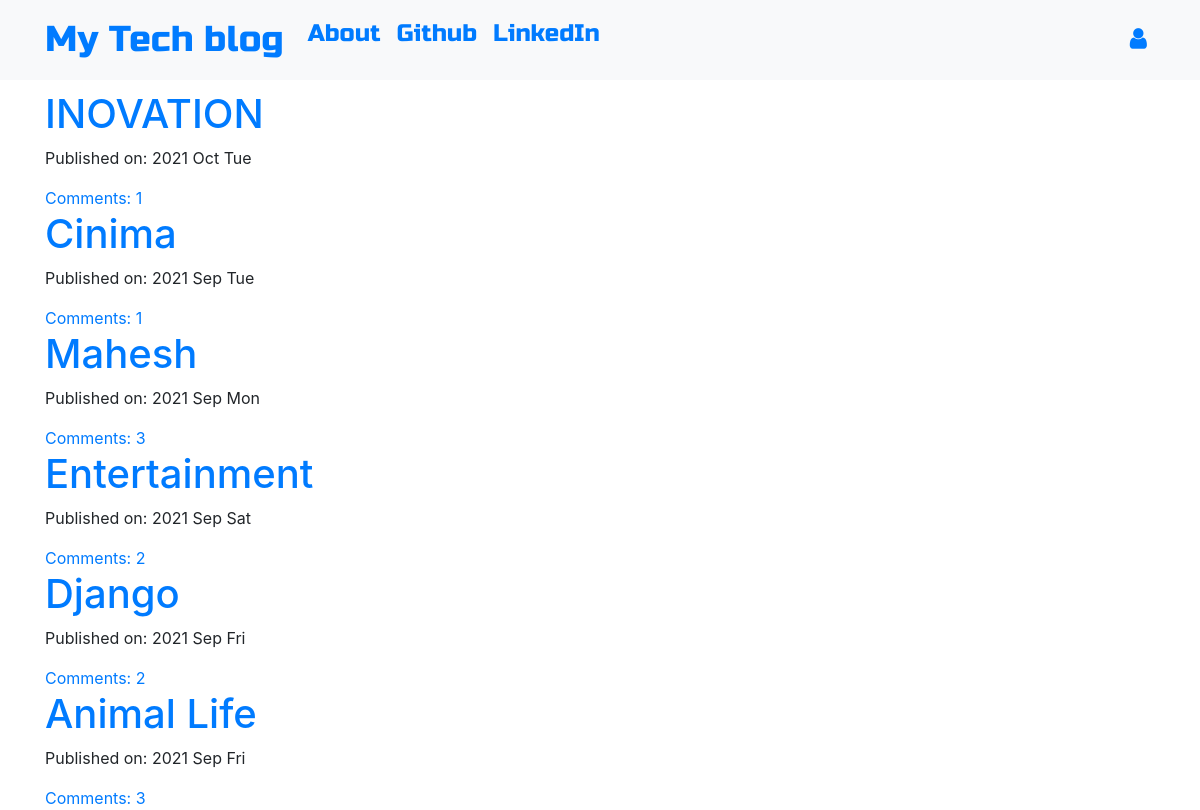
The page / on the database its author committed.
### cloneapp/models.py (models this page shows, shortened)
class Post(models.Model):
    author = models.ForeignKey('auth.User',on_delete=models.CASCADE)
    title = models.CharField(max_length=200)
    text = models.TextField()
    created_date = models.DateTimeField(default=timezone.now)
    published_date = models.DateTimeField(blank=True, null=True)
    def approve_comments(self):
        return self.comments.filter(approved_comment=True)

### cloneapp/views.py (the view)
# urls.py: path('', views.PostListView.as_view(), name='post_list'),
class PostListView(ListView):
    model = Post
    def get_queryset(self):
        return Post.objects.filter(published_date__lte=timezone.now()).order_by('-published_date')

### cloneapp/templates/cloneapp/post_list.html
{% extends 'cloneapp/base.html' %}
{%load static %}
{% load bootstrap4 %}
{% block content %}
<div class="centerstage">
    {% for post in post_list %}
       <div class="post">
            <h1><a href="{% url 'post_detail' pk=post.pk %}">{{ post.title }}</a></h1>
            <div class="date">
                <p>Published on: {{ post.published_date|date:"Y M D"}}</p>
            </div>
            <a href="{% url 'post_detail' pk=post.pk %}">Comments: {{ post.approve_comments.count }}</a>
        </div>
{% endfor %}
</div>
 </div>
{% endblock %}

### cloneapp/templates/cloneapp/base.html (shortened to what this page needs)
<!DOCTYPE html>
{% load static %}
<html>
  <head>
    <link rel="stylesheet" href="https://stackpath.bootstrapcdn.com/bootstrap/4.1.3/css/bootstrap.min.css"
>
    <link href="https://maxcdn.bootstrapcdn.com/font-awesome/4.7.0/css/font-awesome.min.css" rel="stylesheet">
    <link rel="stylesheet" href="//cdn.jsdelivr.net/medium-editor/latest/css/medium-editor.min.css" type="text/css" media="screen" charset="utf-8">
    <link rel="stylesheet" href="{% static 'css/clone.css' %}">
  </head>
  <body class='loader'>
    <nav class="navbar navbar-expand-lg bg-light techfont">
      <div class="container">
        <div class="navbar-nav align-items-left">
          <a class="navbar-brand bigbrand" href="{% url 'post_list' %}">My Tech blog</a>
          <a class="nav-item nav-link" href="{% url 'about' %}">About</a>
          <a class="nav-item nav-link" href="https://www.github.com">Github</a>
          <a class="nav-item nav-link" href="https://www.linkedin.com">LinkedIn</a>
        </div>
        <div class="navbar-nav align-items-center ml-auto">
          {% if user.is_authenticated %}
            <a class="nav-item nav-link" href="{% url 'post_new' %}">New Post</a>
            <a class="nav-item nav-link" href="{% url 'post_draft_list' %}">Drafts</a>
            <a class="nav-item nav-link" href="{% url 'logout' %}">Log out</a>
            <a >Welcome: {{ user.username }}</a>
          {% else %}
            <a class="nav-item nav-link" href="{% url 'login' %}" aria-label="Login">
              <span class="fa fa-user" aria-hidden="true"></span></a>
          {% endif %}
        </div>
      </div>
    </nav>
          <div class="content container">
              <div class="row">
                  <div class="col-md-8">
                    <div class="blog_posts">
                      {% block content %}
                      {% endblock %}
                    </div>
                  </div>
              </div>
  </body>
</html>

### cloneapp/static/css/clone.css (style rules this page uses)
.techfont { font-family: 'Russo One', sans-serif; font-size: 1.5em; margin-bottom: 10px; }
.bigbrand { font-size: 1.5em; }
.loader { filter:hue-rotate(0deg); color: linear-gradient(45deg,#0f8,#08f); animation:hue 5000ms infinite linear; }

### rows shown on the page
Post: title "INOVATION", published_date "2021 Oct Tue", approve_comments.count "1"
Post: title "Cinima", published_date "2021 Sep Tue", approve_comments.count "1"
Post: title "Mahesh", published_date "2021 Sep Mon", approve_comments.count "3"
Post: title "Entertainment", published_date "2021 Sep Sat", approve_comments.count "2"
Post: title "Django", published_date "2021 Sep Fri", approve_comments.count "2"
Post: title "Animal Life", published_date "2021 Sep Fri", approve_comments.count "3"
